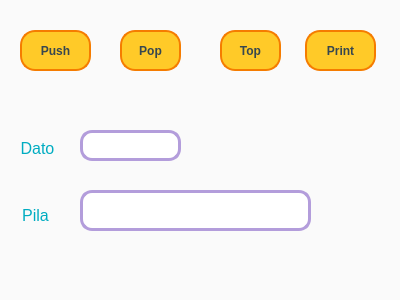
<?xml version="1.0" encoding="UTF-8"?>
<ui version="4.0">
 <class>Dialog</class>
 <widget class="QDialog" name="Dialog">
  <property name="geometry">
   <rect>
    <x>0</x>
    <y>0</y>
    <width>400</width>
    <height>300</height>
   </rect>
  </property>
  <property name="windowTitle">
   <string>Dialog</string>
  </property>
  <property name="styleSheet">
   <string notr="true">/* --- ESTILO GENERAL DE LA VENTANA (Opcional, por si quieres fondo claro) --- */
QWidget {
    background-color: #FAFAFA;
}

/* --- LINE EDIT (Caja de texto) --- */
/* Se ve amigable, con un borde morado pastel que se ilumina al hacer clic */
QLineEdit {
    background-color: #FFFFFF;
    border: 3px solid #B39DDB; /* Morado pastel */
    border-radius: 12px;       /* Bordes muy redondeados/asimétricos estilo aesthetic */
    padding: 6px 12px;
    color: #2C3E50;
}

QLineEdit:focus {
    border: 3px solid #FF80AB; /* Cambia a rosa chicle cuando escribes */
    background-color: #FFF9FA;
}

/* --- PUSH BUTTON (Botón) --- */
/* Un estilo tipo &quot;gominola&quot; o sticker: amarillo/naranja vibrante que reacciona al pasar el mouse */
QPushButton {
    background-color: #FFCA28; /* Amarillo huevo/vibrante */
    border: 2px solid #F57C00; /* Borde naranja para darle profundidad */
    border-radius: 15px;       /* Súper redondeado */
    color: #37474F;            /* Texto oscuro para que contraste chido */
    padding: 8px 16px;
    font-weight: bold;         /* Para que resalte el texto */
}

QPushButton:hover {
    background-color: #FFE082; /* Se aclara cuando pasas el cursor */
}

QPushButton:pressed {
    background-color: #FFB300; /* Se oscurece un poco al darle clic (efecto de hundido) */
    border: 2px solid #E65100;
    padding-top: 10px;         /* Truco visual: simula que se hunde */
    padding-bottom: 6px;
}

/* --- QLabel (Etiquetas de texto) --- */
/* Un toque de color aqua/turquesa para los textos */
QLabel {
    color: #00ACC1;            /* Azul turquesa juguetón */
    background-color: transparent;
}</string>
  </property>
  <widget class="QPushButton" name="pushButton">
   <property name="geometry">
    <rect>
     <x>20</x>
     <y>30</y>
     <width>71</width>
     <height>41</height>
    </rect>
   </property>
   <property name="font">
    <font>
     <weight>75</weight>
     <bold>true</bold>
    </font>
   </property>
   <property name="text">
    <string>Push</string>
   </property>
  </widget>
  <widget class="QPushButton" name="pushButton_2">
   <property name="geometry">
    <rect>
     <x>120</x>
     <y>30</y>
     <width>61</width>
     <height>41</height>
    </rect>
   </property>
   <property name="font">
    <font>
     <weight>75</weight>
     <bold>true</bold>
    </font>
   </property>
   <property name="text">
    <string>Pop</string>
   </property>
  </widget>
  <widget class="QPushButton" name="pushButton_3">
   <property name="geometry">
    <rect>
     <x>220</x>
     <y>30</y>
     <width>61</width>
     <height>41</height>
    </rect>
   </property>
   <property name="font">
    <font>
     <weight>75</weight>
     <bold>true</bold>
    </font>
   </property>
   <property name="text">
    <string>Top</string>
   </property>
  </widget>
  <widget class="QPushButton" name="pushButton_4">
   <property name="geometry">
    <rect>
     <x>305</x>
     <y>30</y>
     <width>71</width>
     <height>41</height>
    </rect>
   </property>
   <property name="font">
    <font>
     <weight>75</weight>
     <bold>true</bold>
    </font>
   </property>
   <property name="text">
    <string>Print</string>
   </property>
  </widget>
  <widget class="QLineEdit" name="lineEdit">
   <property name="geometry">
    <rect>
     <x>80</x>
     <y>130</y>
     <width>101</width>
     <height>31</height>
    </rect>
   </property>
  </widget>
  <widget class="QLineEdit" name="lineEdit_2">
   <property name="geometry">
    <rect>
     <x>80</x>
     <y>190</y>
     <width>231</width>
     <height>41</height>
    </rect>
   </property>
  </widget>
  <widget class="QLabel" name="label">
   <property name="geometry">
    <rect>
     <x>20</x>
     <y>140</y>
     <width>35</width>
     <height>16</height>
    </rect>
   </property>
   <property name="font">
    <font>
     <pointsize>12</pointsize>
    </font>
   </property>
   <property name="text">
    <string>Dato</string>
   </property>
   <property name="alignment">
    <set>Qt::AlignCenter</set>
   </property>
  </widget>
  <widget class="QLabel" name="label_2">
   <property name="geometry">
    <rect>
     <x>10</x>
     <y>200</y>
     <width>51</width>
     <height>31</height>
    </rect>
   </property>
   <property name="font">
    <font>
     <pointsize>12</pointsize>
    </font>
   </property>
   <property name="text">
    <string>Pila</string>
   </property>
   <property name="alignment">
    <set>Qt::AlignCenter</set>
   </property>
  </widget>
 </widget>
 <resources/>
 <connections/>
</ui>
